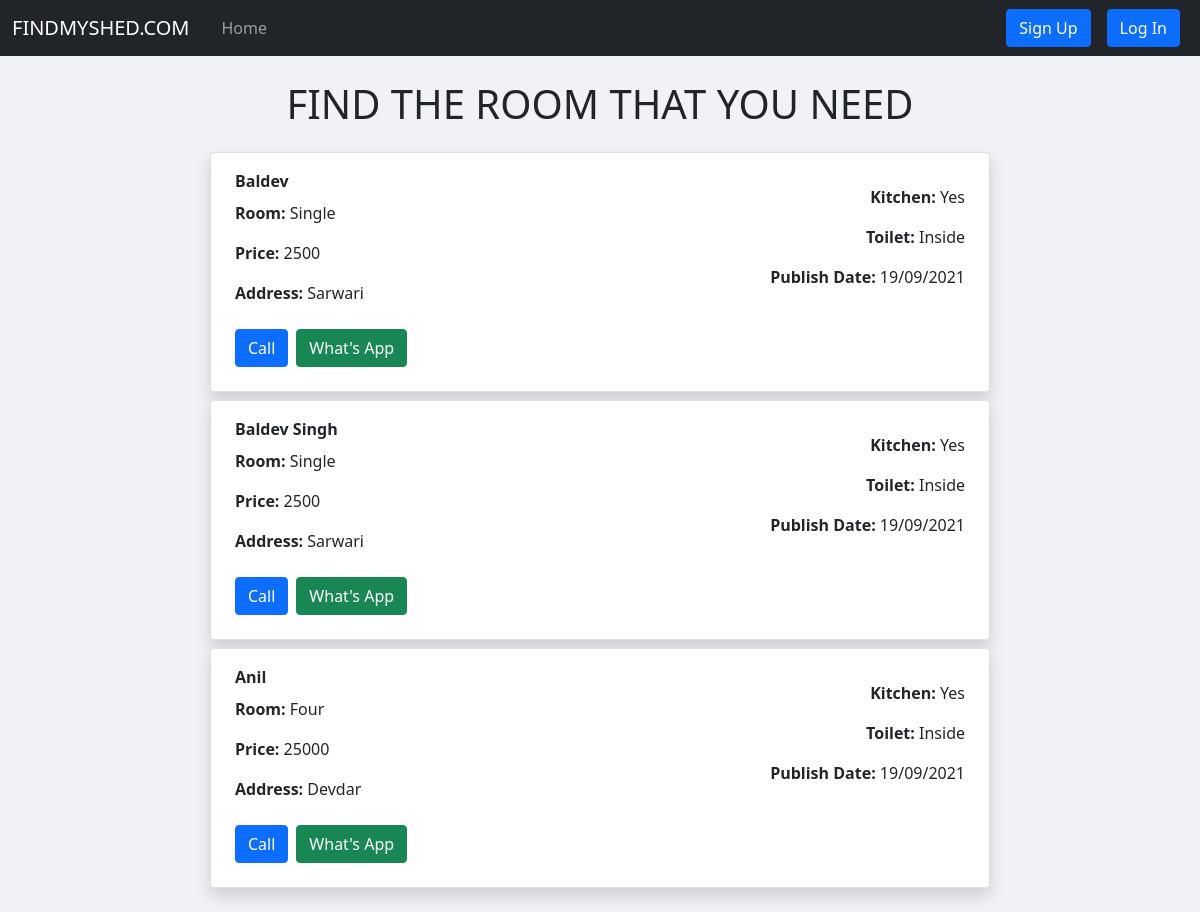
The page / on the database its author committed.
### tables this page shows
CREATE TABLE `owner_room` (
  `room_id` int(11) NOT NULL,
  `owner_id` int(11) NOT NULL,
  `room_owner_name` varchar(255) NOT NULL,
  `room_set` varchar(255) NOT NULL,
  `room_price` int(11) NOT NULL,
  `room_address` text NOT NULL,
  `room_village` varchar(255) NOT NULL,
  `room_kitchen` varchar(255) NOT NULL,
  `room_toilet` varchar(255) NOT NULL,
  `owner_phone_number` varchar(255) NOT NULL,
  `room_publish_date` datetime NOT NULL DEFAULT current_timestamp()
);

### index.php (the view, shortened to what this page needs)
<!doctype html>
<html lang="en">
  <head>
    <link href="https://cdn.jsdelivr.net/npm/bootstrap@5.0.0-beta2/dist/css/bootstrap.min.css" rel="stylesheet">
    <link rel="stylesheet" href="css/index.css">
  </head>
  <body>
  <?php include "partials/header.php"; ?>
  <?php include "partials/dbconnect.php"; ?>
  <div class="container mb-4">
    <div class="text-center">
        <h1 class="my-4 heading">FIND THE ROOM THAT YOU NEED</h1>
    </div>
<?php
$sql = "SELECT * FROM owner_room ORDER BY room_id asc";
$result = mysqli_query($conn, $sql);
$data = mysqli_num_rows($result);
if($data != 0){
while($row = mysqli_fetch_assoc($result)){
  $room_id = $row['room_id'];
  $room_owner_name = $row['room_owner_name'];
  $room_set = $row['room_set'];
  $room_price = $row['room_price'];
  $room_kitchen = $row['room_kitchen'];
  $room_toilet = $row['room_toilet'];
  $room_village = $row['room_village'];
  $room_publish_date_time = $row['room_publish_date'];
  $room_publish_date = substr($room_publish_date_time,8,2);
  $room_publish_month = substr($room_publish_date_time,5,2);
  $room_publish_year = substr($room_publish_date_time,0,4);
echo '
  <div  class="my-2">
    <div class="card mx-auto px-2 shadow room_list_card" style="width: 65vw;">
      <div class="card-body">
        <div class="row">
          <div class="col-sm-6 ">
            <p class="card-title"><b>'. $room_owner_name .'</b></p>
            <p class="card-text"> <b>Room: </b>'. $room_set .'</p>
            <p class="card-text">  <b>Price: </b>'. $room_price .'</p>
            <p class="card-text">  <b>Address: </b>'. $room_village .'</p>
            </div>
          <div class="col-md-6 mt-3 d-flex flex-column justify-content-end ">
            <div class="">
              <p class=" text-md-end"> <b>Kitchen: </b> '. $room_kitchen .' </p>
              <p class=" text-md-end"> <b>Toilet: </b> '. $room_toilet .' </p>
            </div>
            <div class="">
              <p class="text-md-end"> <b> Publish Date: </b>'. $room_publish_date .'/'.$room_publish_month.'/'.$room_publish_year.'</p>
            </div>
            </div>
            <div class="col-sm-12 mt-3 me-auto">';
            $payment = true;
            if(isset($_SESSION['userloggedin']) && $payment == true){
              echo '<a href="partials/callhandle.php?room_id='.$room_id.'" class="btn btn-primary">Call</a>
                    <a href="partials/whatsapphandle.php?room_id='.$room_id.'" target="_blank" class="btn btn-success my-2">What\'s App</a>';
            }elseif (isset($_SESSION['userloggedin']) && $payment != true) {
              echo'<a class="btn btn-primary" href="payment/payment.php" target="_blank">Call</a>
            <a class="btn btn-success my-2" href="payment/payment.php" target="_blank">What\'s App</button>
            </a>';
            }else{
              echo '<a href="login.php?loginbeforecall" class="btn btn-primary me-2">Call</a>';
              echo '<a href="login.php?loginbeforewhatsapp" class="btn btn-success my-2">What\'s App</a>';
            }
          echo '</div>
      </div>
    </div>
  </div>
  </div>';
          }
}
?>
  </body>
</html>

### partials/header.php (shortened to what this page needs)
  <?php
  echo '<nav class="navbar sticky-top navbar-expand-lg navbar-dark bg-dark">
  <div class="container-fluid">
    <a class="navbar-brand" href="index.php">FINDMYSHED.COM</a>
    <button class="navbar-toggler" type="button" data-bs-toggle="collapse" data-bs-target="#navbarNavDropdown" aria-controls="navbarNavDropdown" aria-expanded="false" aria-label="Toggle navigation">
      <span class="navbar-toggler-icon"></span>
    </button>
    <div class="collapse navbar-collapse text-end" id="navbarNavDropdown">
      <ul class="navbar-nav ">
        <li class="nav-item">
          <a class="nav-link mx-2" href="index.php">Home</a>
        </li>
      </ul>
      <div class="me-auto d-flex"></div>
      <ul class="navbar-nav">
        <div class="d-flex justify-content-end">';
        if(isset($_SESSION['userloggedin']) && $_SESSION['userloggedin'] == true){
          $userEmail = $_SESSION['useremail'];
        echo '<li class="nav-item"><span class="text-white">'. $userEmail .'</span>
                 <a class="btn btn-primary mx-2 text-end" href="logout.php">Log Out</a>
              </li>';
        }
        else{
          echo'<li class="nav-item">
            <a class="btn btn-primary mx-2" href="signup.php">Sign Up</a>
          </li>
          <li class="nav-item">
            <a class="btn btn-primary mx-2" href="login.php">Log In</a>
          </li>';
        }
         echo' </div>
    </div>
  </div>
</nav>';
?>

### css/index.css (style rules this page uses)
body { background-color: #f0f2f5; }
@media only screen and (max-width: 1200px) { .room_list_card { min-width: 65vw; } }

### rows shown on the page
owner_room: room_owner_name "Baldev", room_set "Single", room_price "2500", room_village "Sarwari", room_kitchen "Yes", room_toilet "Inside", room_publish_date "19", room_publish_date "09", room_publish_date "2021"
owner_room: room_owner_name "Baldev Singh", room_set "Single", room_price "2500", room_village "Sarwari", room_kitchen "Yes", room_toilet "Inside", room_publish_date "19", room_publish_date "09", room_publish_date "2021"
owner_room: room_owner_name "Anil", room_set "Four", room_price "25000", room_village "Devdar", room_kitchen "Yes", room_toilet "Inside", room_publish_date "19", room_publish_date "09", room_publish_date "2021"
